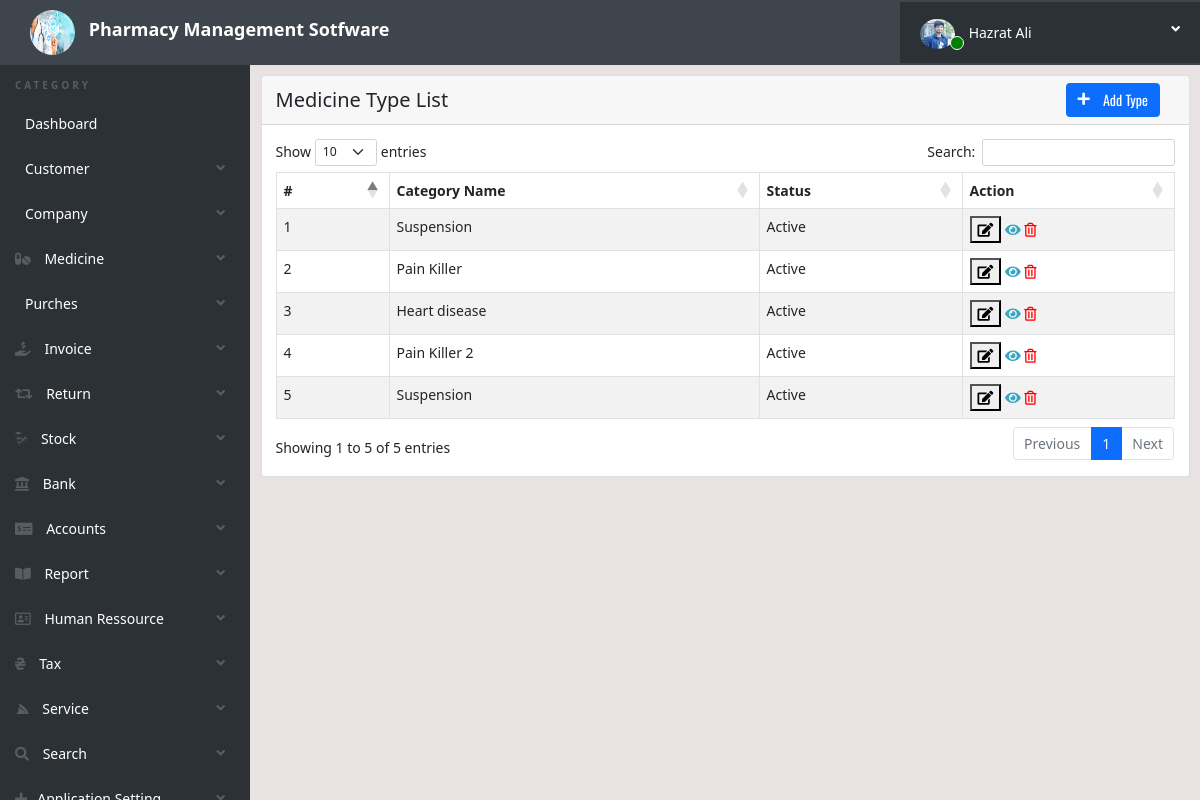
/medicine_type_list.php (signed in), run on an earlier commit of the app's database.
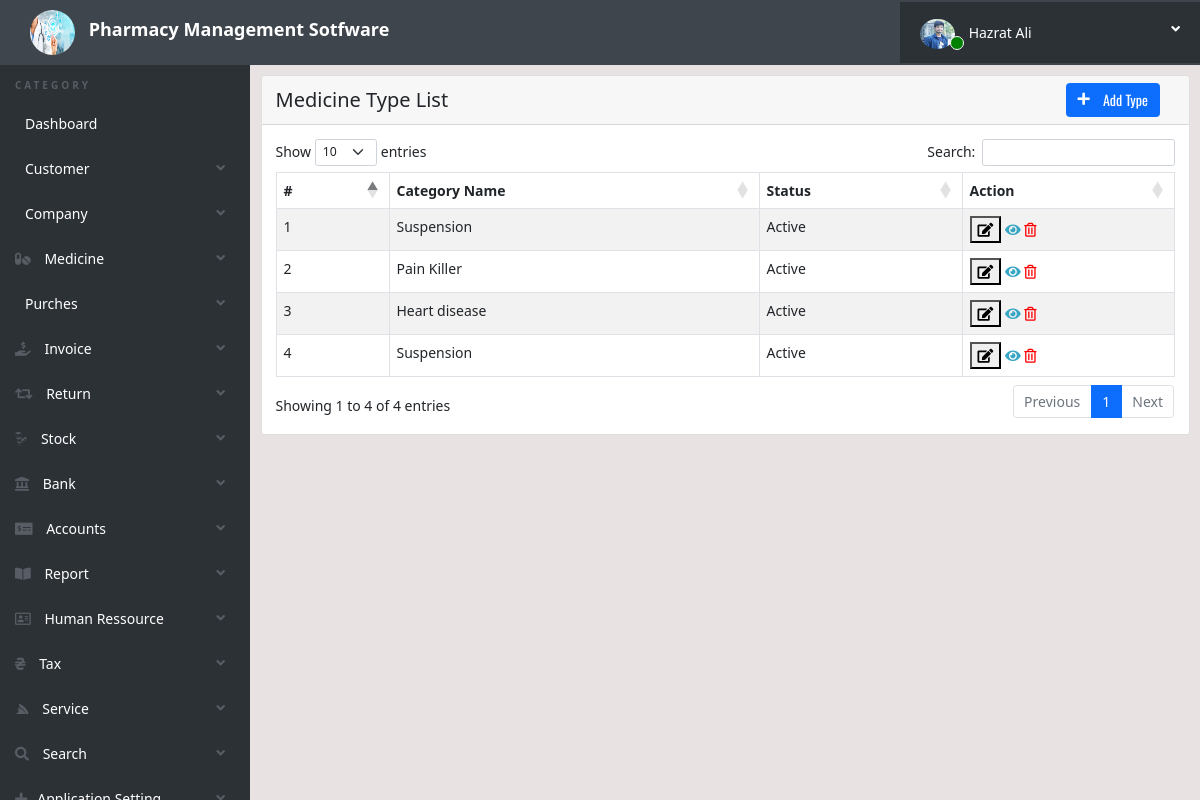
And on a later commit of the database.
### tables this page shows
CREATE TABLE `medicine_type` (
  `ID` int(11) NOT NULL,
  `MedicineType` varchar(100) NOT NULL,
  `Date` date NOT NULL,
  `Status` int(11) NOT NULL
);

### medicine_type_list.php (the view, shortened to what this page needs)
<?php
include('includes/config.php');
 ?>
<!doctype html>
<html lang="en" class="no-js">
<head>
	<link rel="stylesheet" href="https://pro.fontawesome.com/releases/v5.10.0/css/all.css"/>
    <link href="https://cdn.jsdelivr.net/npm/bootstrap@5.1.3/dist/css/bootstrap.min.css" rel="stylesheet">
	<link rel="stylesheet" href="https://cdn.datatables.net/1.11.3/css/dataTables.bootstrap5.min.css">
	<link rel="stylesheet" href="css/bootstrap-social.css">
	<link rel="stylesheet" href="css/bootstrap-select.css">
	<link rel="stylesheet" href="css/fileinput.min.css">
	<link rel="stylesheet" href="css/awesome-bootstrap-checkbox.css">
    <link href="https://cdn.jsdelivr.net/npm/bootstrap@5.1.3/dist/css/bootstrap.min.css" rel="stylesheet">
	<link rel="stylesheet" href="css/style.css">
	<link href="https://cdnjs.cloudflare.com/ajax/libs/typicons/2.1.2/typicons.min.css" rel="stylesheet">
</head>
<body>
	<?php include('includes/header.php');?>
	<div class="ts-main-content">
		<?php include('includes/leftbar.php');?>
		<div class="content-wrapper">
			<div class="container-fluid">
				<div class="row">
					<div class="col-md-12">
						<div class="card">
							<div  class="card-header">
                                <div class="d-flex justify-content-between align-items-center h-100px">
		  							<div style="font-size: 20px; " class="bg-primary;">
										Medicine Type List
									</div>
									<div >
									<button style="margin-right: 15px;" type="button" class="btn btn-primary" data-toggle="modal" data-target="#exampleModal2"><i class="fas fa-plus mr-2" style="margin-right: 10px;"></i> Add Type</button>
									</div>
								</div>
                            </div>
							<div class="card-body">
								<table id="zctb" class="display table table-striped table-bordered table-hover" cellspacing="0" width="100%">
									<thead>
										<tr>
										    <th>#</th>
											<th>Category Name</th>
											<th>Status</th>
                                            <th>Action</th>
										</tr>
									</thead>
									<tbody>
                                        <?php $sql = "SELECT * from  medicine_type ";
                                        $query = $dbh -> prepare($sql);
                                        $query->execute();
                                        $results=$query->fetchAll(PDO::FETCH_OBJ);
                                        $cnt=1;
                                        if($query->rowCount() > 0)
                                        {
                                        foreach($results as $result)
                                        {				?>
										<tr>
											<td><?php echo htmlentities($cnt);?></td>
											<td><?php echo htmlentities($result->MedicineType);?></td>
											<td><?php
                                            $status = $result->Status;
                                            if($status == 1){
                                                echo "Active";
                                            }
                                            else echo "Inactive";
                                            ?>
                                            </td>
											<td>
											 <button type="button"  onClick="edit_unit(this.id)" id="type-<?php echo htmlentities($result->ID);?>"><i class="fas fa-edit" aria-hidden="true"></i></button>
											 <a href="#" > <i class="fas fa-eye" aria-hidden="true"></i></a>
											<a href="medicine_type_list.php?del=<?php echo htmlentities($result->ID);?>" onclick="return confirm('Do you really want to delete this record')"> <i style="color: red;" class="far fa-trash-alt" aria-hidden="true"></i></a>
											</td>
										</tr>
										<?php $cnt=$cnt+1; }} ?>
									</tbody>
								</table>
							</div>
						</div>
					</div>
				</div>
			</div>
		</div>
	</div>
</body>
</html>

What changed in the data, as far as the page shows it:
removed medicine_type: MedicineType "Pain Killer 2", Status "Active"
Also different on the page:
text written by a page script: "Show entries Search: Showing 1 to 5 of 5 entries Previous 1 Next" → "Show entries Search: Showing 1 to 4 of 4 entries Previous 1 Next"
